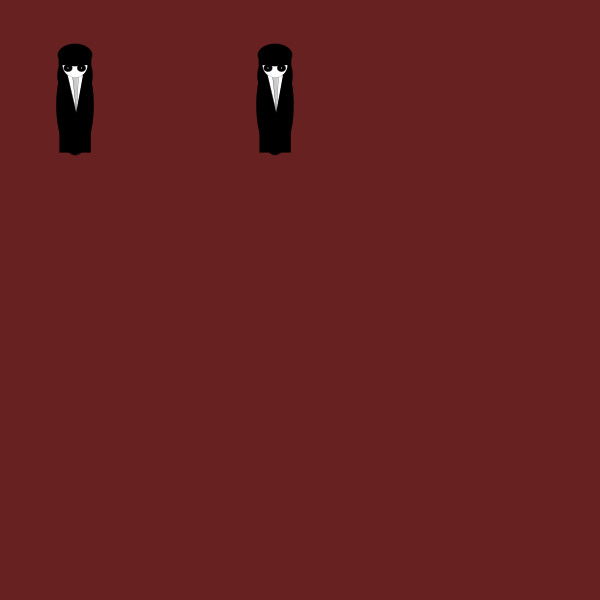
Frame 1 (no input)
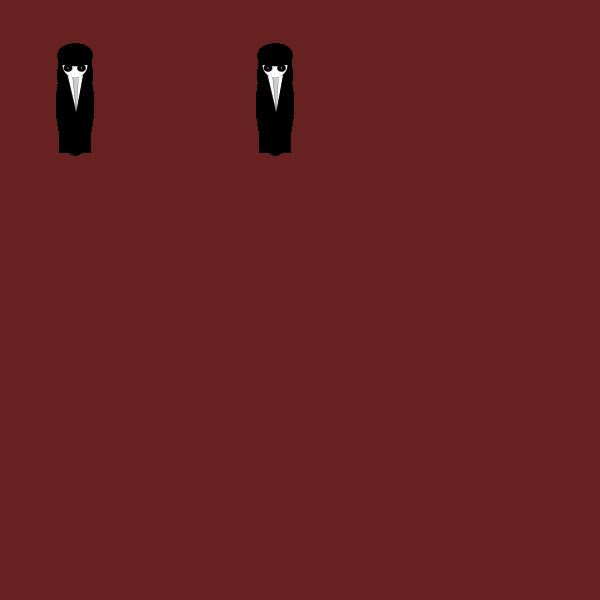
Frame 60 (the mouse pressed at the canvas centre just before this capture)
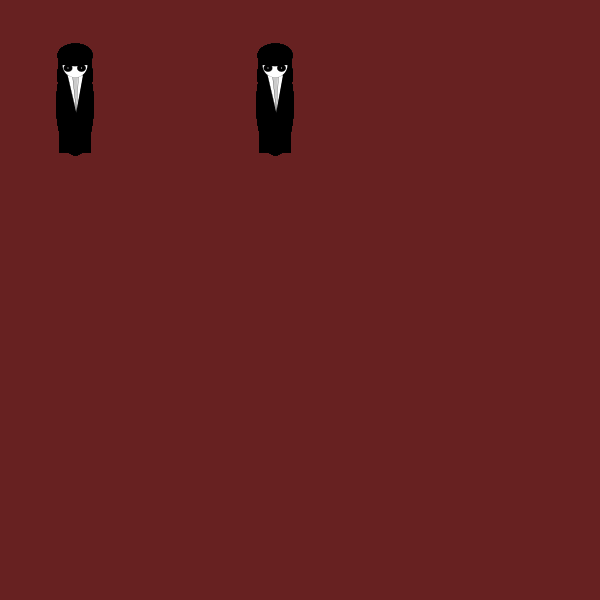
Frame 120 (the mouse held since frame 60 and released just before this capture)

The Processing sketch that drew these frames (run headless with seeded random() and noise(); from frame 60 on, the mouse is pressed at the canvas centre):

// Processing sketch: Monster__version1_5
// ── Monster__version1_5.pde
// Bryson Kwong
// Monster

// defining variables


// Built in variables:
// -mouseX, mouseY: these are the coordinates for your mouse pointer
void setup() {
  size(600, 600);
  background(103, 33, 33);
} // ----- end of setup ----------

void draw() {
  plagueDoctor(0, 0, 0.25);
  plagueDoctor(200, 0, 0.25);
  
  println(mouseX, mouseY);
} // ----- end of draw -----------


void plagueDoctor(int x, int y, float s) {
  pushMatrix();
  translate(x, y);
  scale(s);
  // body
  fill(0);
  ellipse(300, 420, 150, 400);
  rect(238, 520, 125, 90);
  // face
  fill(255);
  strokeWeight(10);
  ellipse(300, 300, 130, 180);
  fill(0);
  strokeWeight(1);
  ellipse(300, 300, 130, 180);
  fill(255);
  strokeWeight(1);
  triangle(270, 300, 332, 300, 305, 450);
  fill(203);
  triangle(290, 300, 312, 300, 305, 450);
  fill(255);
  strokeWeight(0);
  ellipse(300, 260, 100, 100);
  fill(0);
  rect(235, 210, 130, 50);
  ellipse(300, 220, 138, 90);
  // eyes
  ellipse(272, 272, 35, 30);
  ellipse(326, 272, 35, 30);
  fill(255);
  ellipse(272, 272, 5, 5);
  ellipse(326, 272, 5, 5);
  popMatrix();
}
